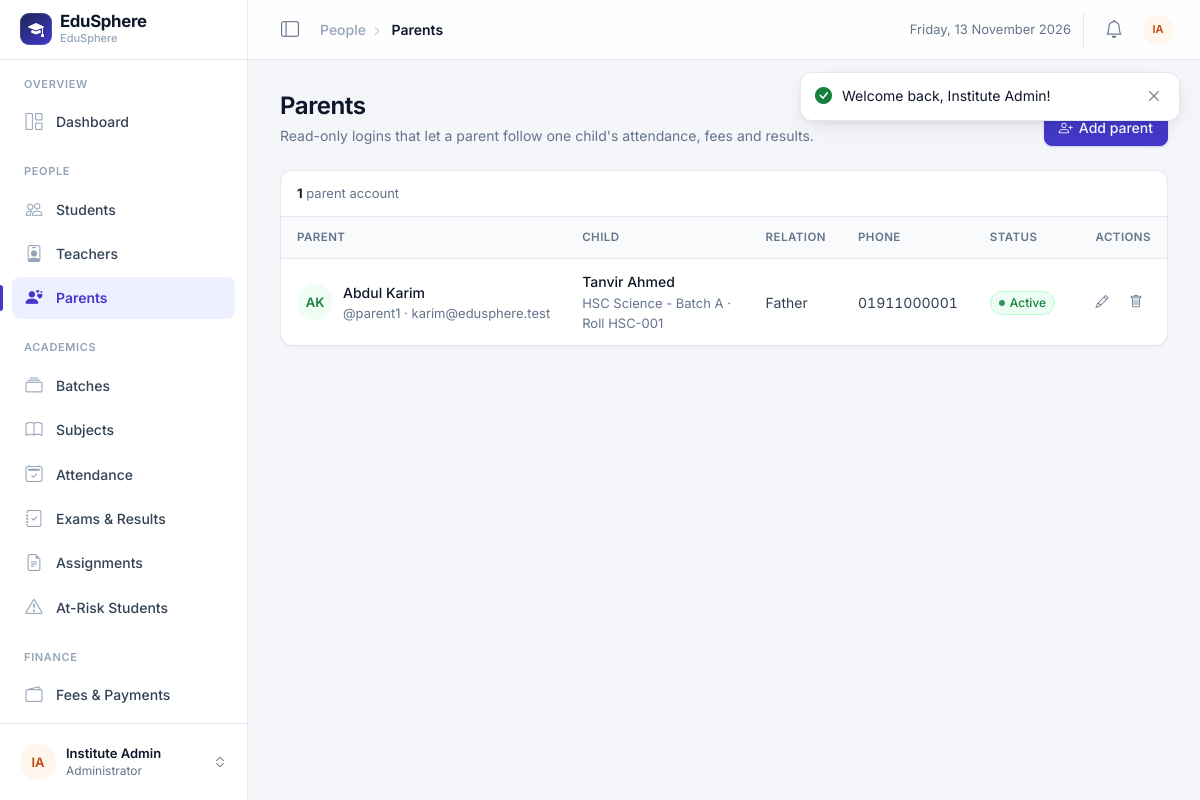
/admin/parents.php (signed in), run on the app's committed database.
### tables this page shows
CREATE TABLE parents (
    id         INT AUTO_INCREMENT PRIMARY KEY,
    user_id    INT NOT NULL UNIQUE,
    student_id INT NOT NULL,
    relation   VARCHAR(30) NOT NULL DEFAULT 'Guardian',
    phone      VARCHAR(20) NULL,
    FOREIGN KEY (user_id)    REFERENCES users(id)    ON DELETE CASCADE,
    FOREIGN KEY (student_id) REFERENCES students(id) ON DELETE CASCADE
);

CREATE TABLE users (
    id              INT AUTO_INCREMENT PRIMARY KEY,
    name            VARCHAR(100) NOT NULL,
    username        VARCHAR(50)  NOT NULL UNIQUE,
    email           VARCHAR(100) NOT NULL UNIQUE,
    password        VARCHAR(255) NOT NULL,               
    role            ENUM('admin','teacher','student','parent') NOT NULL,
    status          ENUM('active','inactive') NOT NULL DEFAULT 'active',
    failed_attempts INT NOT NULL DEFAULT 0,
    locked_until    DATETIME NULL,
    reset_token     VARCHAR(64) NULL,
    reset_expires   DATETIME NULL,
    created_at      DATETIME NOT NULL DEFAULT CURRENT_TIMESTAMP
);

CREATE TABLE batches (
    id          INT AUTO_INCREMENT PRIMARY KEY,
    name        VARCHAR(100) NOT NULL,
    session     VARCHAR(20)  NOT NULL,                   
    description VARCHAR(255) NULL,
    created_at  DATETIME NOT NULL DEFAULT CURRENT_TIMESTAMP
);

CREATE TABLE students (
    id             INT AUTO_INCREMENT PRIMARY KEY,
    user_id        INT NOT NULL UNIQUE,
    batch_id       INT NULL,
    roll_no        VARCHAR(20) NOT NULL,
    dob            DATE NULL,
    gender         ENUM('Male','Female','Other') NULL,
    phone          VARCHAR(20) NULL,
    address        VARCHAR(255) NULL,
    guardian_name  VARCHAR(100) NULL,
    photo          VARCHAR(255) NULL,
    admission_date DATE NULL,
    FOREIGN KEY (user_id)  REFERENCES users(id)   ON DELETE CASCADE,
    FOREIGN KEY (batch_id) REFERENCES batches(id) ON DELETE SET NULL
);

### admin/parents.php (the view, shortened to what this page needs)
<?php
require_once __DIR__ . '/../includes/functions.php';
$parents = $pdo->query(
    'SELECT p.*, u.name, u.email, u.username, u.status, su.name AS student_name, s.roll_no, b.name AS batch
       FROM parents p
       JOIN users u ON u.id = p.user_id
       JOIN students s ON s.id = p.student_id
       JOIN users su ON su.id = s.user_id
       LEFT JOIN batches b ON b.id = s.batch_id
      ORDER BY u.name'
)->fetchAll();
require __DIR__ . '/../includes/header.php';
?>
<?php page_head('Parents', 'Read-only logins that let a parent follow one child\'s attendance, fees and results.',
    '<a href="' . url('admin/parent_form.php') . '" class="btn btn-brand"><i class="bi bi-person-plus"></i> Add parent</a>'); ?>
<div class="card">
    <div class="table-toolbar">
        <span class="table-count"><strong><?= count($parents) ?></strong> parent account<?= count($parents) === 1 ? '' : 's' ?></span>
    </div>
    <div class="table-responsive">
        <table class="table table-hover table-stack">
            <thead><tr><th>Parent</th><th>Child</th><th>Relation</th><th>Phone</th><th>Status</th><th class="text-end">Actions</th></tr></thead>
            <tbody>
            <?php foreach ($parents as $p): ?>
                <tr>
                    <td><div class="person"><?= avatar($p['name']) ?><div class="min-w-0">
                        <a class="person-name" href="<?= url('admin/parent_form.php?id=' . $p['id']) ?>"><?= e($p['name']) ?></a>
                        <div class="person-sub">@<?= e($p['username']) ?> · <?= e($p['email']) ?></div></div></div></td>
                    <td data-label="Child"><a class="cell-main" href="<?= url('admin/student_profile.php?id=' . $p['student_id']) ?>"><?= e($p['student_name']) ?></a>
                        <div class="cell-sub"><?= e($p['batch']) ?> · Roll <?= e($p['roll_no']) ?></div></td>
                    <td data-label="Relation"><?= e($p['relation']) ?></td>
                    <td data-label="Phone" class="tabular"><?= e($p['phone']) ?: '<span class="text-muted">—</span>' ?></td>
                    <td data-label="Status"><?= status_badge($p['status']) ?></td>
                    <td class="text-end row-actions-cell">
                        <div class="row-actions">
                            <a href="<?= url('admin/parent_form.php?id=' . $p['id']) ?>" class="btn btn-sm btn-ghost btn-icon is-primary" title="Edit" aria-label="Edit"><i class="bi bi-pencil"></i></a>
                            <form method="post">
                                <button name="action" value="delete" class="btn btn-sm btn-ghost btn-icon is-danger" title="Delete" aria-label="Delete"
                                        data-confirm-title="Delete parent account?" data-confirm="<?= e($p['name']) ?> will no longer be able to sign in. The child's records are not affected."><i class="bi bi-trash"></i></button>
                            </form>
                        </div>
                    </td>
                </tr>
            <?php endforeach; ?>
            </tbody>
        </table>
    </div>
</div>
<?php require __DIR__ . '/../includes/footer.php'; ?>

### includes/functions.php (shortened to what this page needs)
<?php
function e($value): string
{
    return htmlspecialchars((string)($value ?? ''), ENT_QUOTES, 'UTF-8');
}
function url(string $path = ''): string
{
    return BASE_URL . '/' . ltrim($path, '/');
}
function show_flash(): void
{
    $icons = ['success' => 'check-circle-fill', 'danger' => 'exclamation-octagon-fill',
              'warning' => 'exclamation-triangle-fill', 'info' => 'info-circle-fill'];
    echo '<div class="toast-stack" aria-live="polite">';
    foreach ($_SESSION['flash'] as $f) {
        $type = isset($icons[$f['type']]) ? $f['type'] : 'info';
        echo '<div class="es-toast is-' . $type . '" role="' . ($type === 'danger' ? 'alert' : 'status') . '" data-autohide="'
            . (in_array($type, ['success', 'info'], true) ? '1' : '0') . '">'
            . '<i class="bi bi-' . $icons[$type] . '"></i>'
            . '<div class="es-toast-msg">' . e($f['msg']) . '</div>'
            . '<button type="button" class="btn-close" aria-label="Close"></button></div>';
    }
    echo '</div>';
}
function page_head(string $title, string $sub = '', string $actions = '', ?array $back = null): void
{
    echo '<div class="page-head"><div><h1>' . e($title) . '</h1>';
    if ($sub !== '') echo '<p class="page-sub">' . $sub . '</p>';
    echo '</div>';
    if ($actions !== '') echo '<div class="page-actions no-print">' . $actions . '</div>';
    echo '</div>';
}
function initials(string $name): string
{
    $parts = preg_split('/\s+/', trim($name)) ?: [];
    $out = '';
    foreach (array_slice($parts, 0, 2) as $p) {
        $out .= mb_strtoupper(mb_substr($p, 0, 1));
    }
    return $out ?: '?';
}
function avatar(string $name, ?string $photo = null, string $size = ''): string
{
    $cls = 'avatar' . ($size ? ' avatar-' . $size : '');
    $tone = (abs(crc32($name)) % 5) + 1;
    return '<span class="' . $cls . ' tone-' . $tone . '" aria-hidden="true">' . e(initials($name)) . '</span>';
}
function status_badge(string $status): string
{
    $map = [
        'Present' => 'success', 'Absent' => 'danger', 'Late' => 'warning',
        'Paid' => 'success', 'Partial' => 'warning', 'Unpaid' => 'danger',
        'active' => 'success', 'inactive' => 'secondary',
    ];
    $c = $map[$status] ?? 'secondary';
    return '<span class="badge dot text-bg-' . $c . '">' . e(ucfirst($status)) . '</span>';
}

### data on the page
parents: user.name "AK", user.name "Abdul Karim", user.username "parent1", user.email "karim@edusphere.test", users.name "Tanvir Ahmed", batches.name "HSC Science - Batch A", student.roll_no "HSC-001", relation "Father", phone "01911000001", user.status "Active"

### other printed values
$f['msg'] "Welcome back, Institute Admin!"
APP_NAME "EduSphere"
INSTITUTE_NAME "EduSphere"
$group "OVERVIEW"
$label "Dashboard"
$group "PEOPLE"
$label "Students"
$label "Teachers"
$label "Parents"
$group "ACADEMICS"
$label "Batches"
$label "Subjects"
$label "Attendance"
$label "Exams & Results"
$label "Assignments"
